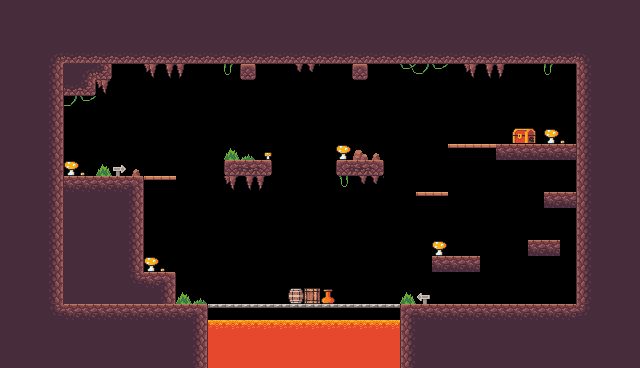

A 2D game scene composited from a Tiled map and its tileset images. What follows is a short description and the map's XML, with each tile layer's data collapsed to a summary:
An orthogonal 40x23 tile map with 16x16 px tiles, 1 tile layer (Background), 3 tilesets and 47 objects (20x Fruit, 5x Saw, 3x Platform, Checkpoint, Player, ...).

<map version="1.10" tiledversion="1.11.2" orientation="orthogonal" renderorder="right-down" width="40" height="23" tilewidth="16" tileheight="16" infinite="0" nextlayerid="5" nextobjectid="150">
 <tileset firstgid="1" source="Tileset_Cave.tsx" />
 <tileset firstgid="9" source="background.tsx" />
 <tileset firstgid="489" source="tileset-cave.tsx" />
 <layer id="2" name="Background" width="40" height="23">
  <data>[920 cells, 564 non-empty, 45 distinct tile ids]</data>
 </layer>
 <objectgroup id="3" name="Collisions">
  <object id="77" x="48" y="48" width="544" height="16" />
  <object id="78" x="576" y="48" width="16" height="272" />
  <object id="79" x="48" y="304" width="544" height="16" />
  <object id="82" x="48" y="48" width="16" height="272" />
  <object id="110" x="224" y="160" width="48" height="16" />
  <object id="111" x="336" y="160" width="48" height="16" />
  <object id="112" x="64" y="64" width="48" height="16" />
  <object id="113" x="64" y="80" width="32" height="16" />
  <object id="114" x="64" y="176" width="80" height="128" />
  <object id="115" x="144" y="272" width="32" height="32" />
  <object id="116" type="Platform" x="144" y="176" width="32" height="16" />
  <object id="117" type="Platform" x="448" y="144" width="48" height="16" />
  <object id="118" x="496" y="144" width="78.4427" height="16" />
  <object id="119" x="544" y="192" width="32" height="16" />
  <object id="120" x="528" y="240" width="32" height="16" />
  <object id="122" x="432" y="256" width="48" height="16" />
  <object id="123" type="Platform" x="416" y="192" width="32" height="16" />
  <object id="125" x="240" y="64" width="16" height="16" />
  <object id="126" x="352" y="64" width="16" height="16" />
 </objectgroup>
 <objectgroup id="4" name="Spawnpoints">
  <object id="101" name="Checkpoint" type="Checkpoint" x="544" y="80" width="32" height="64">
   <properties>
    <property name="next_level" value="Level-02.tmx" />
    <property name="type" value="portal" />
   </properties>
  </object>
  <object id="102" name="Player" type="Player" x="144" y="208" width="30" height="31" />
  <object id="103" name="Apple" type="Fruit" x="496" y="176" width="32" height="32" />
  <object id="149" name="Apple" type="Fruit" x="512" y="176" width="32" height="32" />
  <object id="104" name="Saw" type="Saw" x="272" y="288" width="32" height="32">
   <properties>
    <property name="isVertical" type="bool" value="false" />
    <property name="offNeg" type="float" value="4" />
    <property name="offPos" type="float" value="6" />
   </properties>
  </object>
  <object id="147" name="Saw" type="Saw" x="288" y="64" width="32" height="32">
   <properties>
    <property name="isVertical" type="bool" value="true" />
    <property name="offNeg" type="float" value="0" />
    <property name="offPos" type="float" value="9" />
   </properties>
  </object>
  <object id="148" name="Saw" type="Saw" x="144" y="144" width="32" height="32">
   <properties>
    <property name="isVertical" type="bool" value="true" />
    <property name="offNeg" type="float" value="5" />
    <property name="offPos" type="float" value="0" />
   </properties>
  </object>
  <object id="145" name="Saw" type="Saw" x="224" y="176" width="32" height="32">
   <properties>
    <property name="isVertical" type="bool" value="true" />
    <property name="offNeg" type="float" value="0" />
    <property name="offPos" type="float" value="6" />
   </properties>
  </object>
  <object id="146" name="Saw" type="Saw" x="352" y="272" width="32" height="32">
   <properties>
    <property name="isVertical" type="bool" value="true" />
    <property name="offNeg" type="float" value="6" />
    <property name="offPos" type="float" value="0" />
   </properties>
  </object>
  <object id="106" name="Orange" type="Fruit" x="64" y="144" width="32" height="32" />
  <object id="136" name="Orange" type="Fruit" x="96" y="144" width="32" height="32" />
  <object id="137" name="Orange" type="Fruit" x="80" y="112" width="32" height="32" />
  <object id="107" name="Bananas" type="Fruit" x="224" y="128" width="32" height="32" />
  <object id="130" name="Bananas" type="Fruit" x="240" y="112" width="32" height="32" />
  <object id="133" name="Bananas" type="Fruit" x="240" y="128" width="32" height="32" />
  <object id="131" name="Bananas" type="Fruit" x="224" y="112" width="32" height="32" />
  <object id="132" name="Bananas" type="Fruit" x="224" y="112" width="32" height="32" />
  <object id="108" name="Kiwi" type="Fruit" x="336" y="128" width="32" height="32" />
  <object id="135" name="Kiwi" type="Fruit" x="336" y="112" width="32" height="32" />
  <object id="134" name="Kiwi" type="Fruit" x="352" y="128" width="32" height="32" />
  <object id="138" name="Strawberry" type="Fruit" x="208" y="272" width="32" height="32" />
  <object id="139" name="Strawberry" type="Fruit" x="240" y="272" width="32" height="32" />
  <object id="142" name="Strawberry" type="Fruit" x="304" y="272" width="32" height="32" />
  <object id="143" name="Strawberry" type="Fruit" x="336" y="272" width="32" height="32" />
  <object id="144" name="Strawberry" type="Fruit" x="368" y="272" width="32" height="32" />
  <object id="140" name="Strawberry" type="Fruit" x="272" y="272" width="32" height="32" />
  <object id="141" name="Strawberry" type="Fruit" x="272" y="272" width="32" height="32" />
  <object id="109" name="Play" type="Button" x="576" y="48" width="16" height="16" />
 </objectgroup>
</map>
